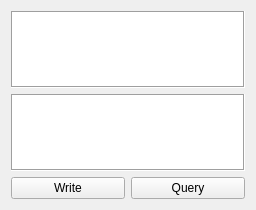
<?xml version="1.0" encoding="UTF-8"?>
<ui version="4.0">
 <class>Form</class>
 <widget class="VISAWidgetBase" name="Form">
  <property name="geometry">
   <rect>
    <x>0</x>
    <y>0</y>
    <width>256</width>
    <height>210</height>
   </rect>
  </property>
  <property name="font">
   <font>
    <family>Arial</family>
   </font>
  </property>
  <property name="windowTitle">
   <string>Form</string>
  </property>
  <layout class="QVBoxLayout" name="verticalLayout">
   <item>
    <widget class="QPlainTextEdit" name="text_in">
     <property name="minimumSize">
      <size>
       <width>100</width>
       <height>30</height>
      </size>
     </property>
     <property name="frameShape">
      <enum>QFrame::Box</enum>
     </property>
    </widget>
   </item>
   <item>
    <widget class="QPlainTextEdit" name="text_out">
     <property name="minimumSize">
      <size>
       <width>100</width>
       <height>30</height>
      </size>
     </property>
     <property name="frameShape">
      <enum>QFrame::Box</enum>
     </property>
     <property name="horizontalScrollBarPolicy">
      <enum>Qt::ScrollBarAsNeeded</enum>
     </property>
     <property name="readOnly">
      <bool>true</bool>
     </property>
    </widget>
   </item>
   <item>
    <layout class="QHBoxLayout" name="horizontalLayout">
     <item>
      <widget class="QPushButton" name="write_btn">
       <property name="text">
        <string>Write</string>
       </property>
      </widget>
     </item>
     <item>
      <widget class="QPushButton" name="query_btn">
       <property name="text">
        <string>Query</string>
       </property>
      </widget>
     </item>
    </layout>
   </item>
  </layout>
 </widget>
 <customwidgets>
  <customwidget>
   <class>VISAWidgetBase</class>
   <extends>QWidget</extends>
   <header>tempcontrol.connection</header>
  </customwidget>
 </customwidgets>
 <resources/>
 <connections/>
</ui>
